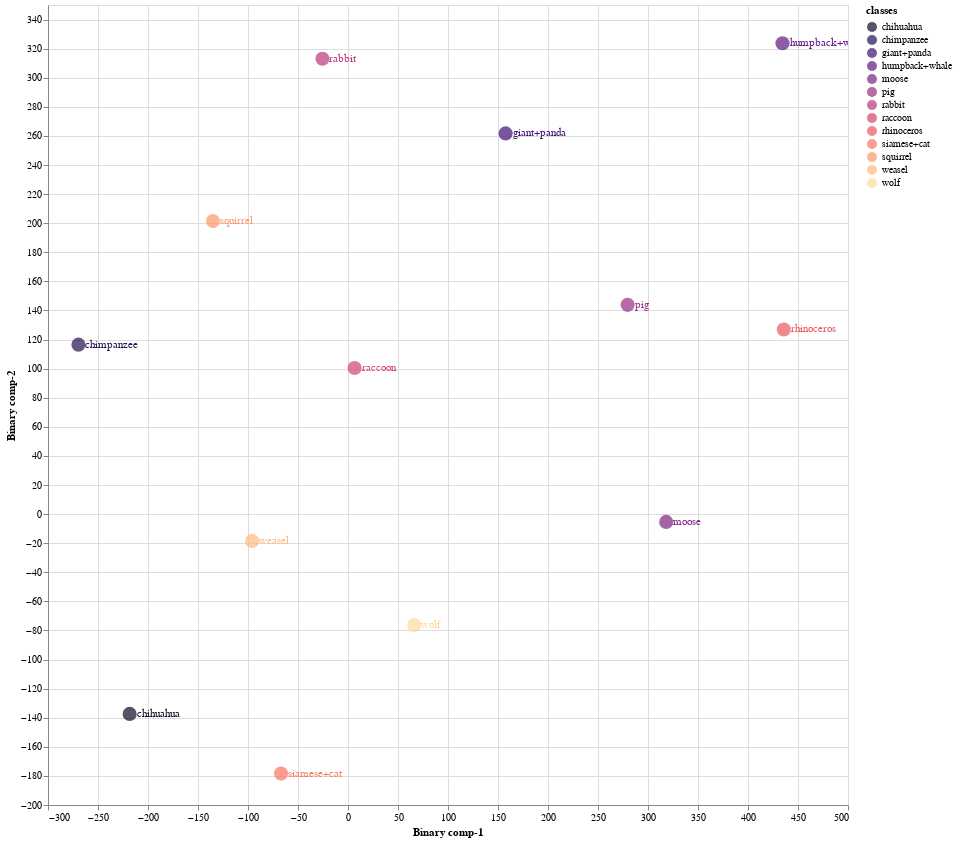
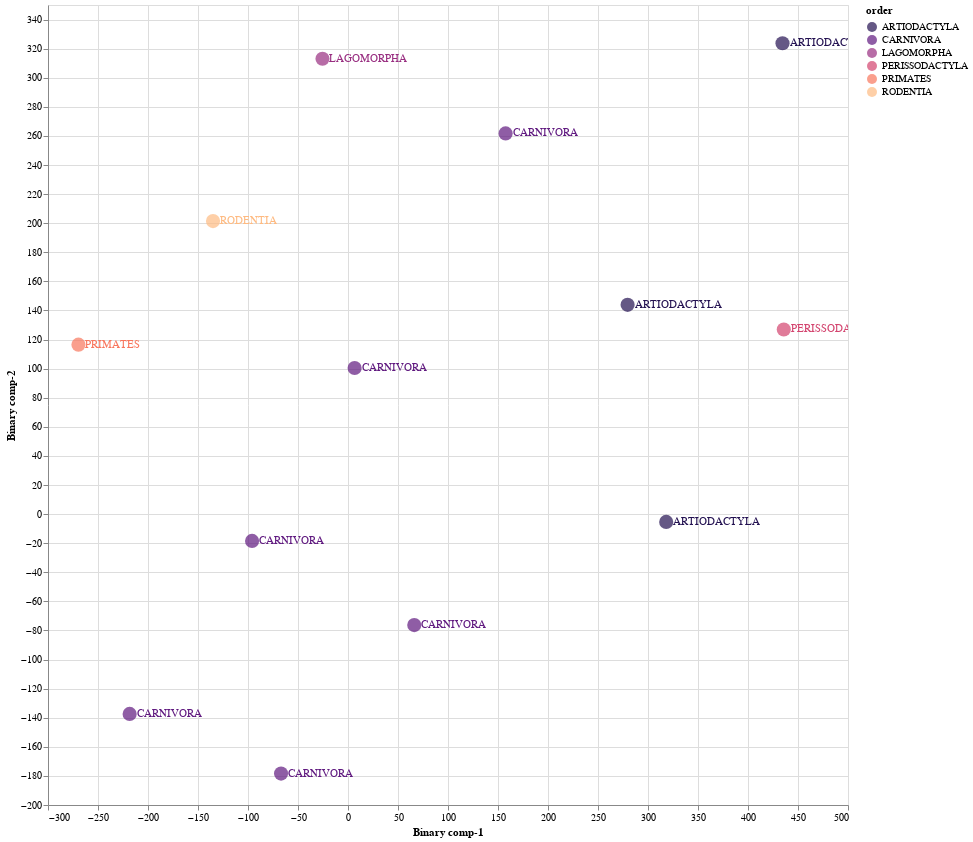

The code cell stored with these charts, in order, in its notebook:
### Markdown cell above
### 8.3 Train Validation Split 03

### Code cell
Train03 = CZSL(mode = "Train", 
               split = 3, 
               DNN = ProjectionNetwork1, 
               epochs = 20, 
               bs = 8, 
               numunits = 1024, 
               lr = 0.75, 
               optimiser = nn.ReLU(), 
               dropout = 0.2, 
               mom = 0, 
               wd = 0,  
               device = 'cuda', 
               checkpoint = CP3, 
               dist_type = 'cosine')

#mode
#1. "Train" - Use Train Val split
#2. "Test" - For Unseen Test Data

#split
# 1 -Train/Val Split 1
# 2 -Train/Val Split 2
# 3 -Train/Val Split 3

#pred_type
#1. "Probabilistic" - continous real numbers giving probability for prdiction to be 1
#2. "Deterministic" - 1 or 0 prediction values

#dist_type
#1. euclidean
#2. cosine
#3. hamming
#4. jaccard

### Figure 1 — Vega-Lite specification as saved in the notebook (floating-point values rounded to 4 significant figures)
{"config": {"view": {"continuousWidth": 400, "continuousHeight": 300}}, "layer": [{"mark": {"type": "circle", "size": 200}, "encoding": {"color": {"field": "classes", "scale": {"scheme": "Magma"}, "type": "nominal"}, "x": {"field": "Binary comp-1", "type": "quantitative"}, "y": {"field": "Binary comp-2", "type": "quantitative"}}, "height": 800, "selection": {"selector011": {"type": "interval", "bind": "scales", "encodings": ["x", "y"]}}, "width": 800}, {"mark": {"type": "text", "align": "left", "baseline": "middle", "dx": 7}, "encoding": {"color": {"field": "classes", "scale": {"scheme": "Magma"}, "type": "nominal"}, "text": {"field": "classes", "type": "nominal"}, "x": {"field": "Binary comp-1", "type": "quantitative"}, "y": {"field": "Binary comp-2", "type": "quantitative"}}, "height": 800, "width": 800}], "data": {"name": "data-1c7b214c498e25f70ef8a4634c2c7e2d"}, "$schema": "https://vega.github.io/schema/vega-lite/v4.17.0.json", "datasets": {"data-1c7b214c498e25f70ef8a4634c2c7e2d": [{"Binary comp-1": -66.94, "Binary comp-2": -178.4, "classes": "siamese+cat", "sciName": "Felis_catus", "animal_label": 10, "animal_class": "siamese+cat", "mainCommonName": "Domestic Cat", "otherCommonNames": "Cat", "class": "Mammalia", "infraclass": "Placentalia", "magnorder": "Boreoeutheria", "superorder": "Laurasiatheria", "order": "CARNIVORA", "suborder": "FELIFORMIA", "infraorder": "FELOIDEA", "parvorder": null, "superfamily": null, "family": "FELIDAE", "subfamily": "FELINAE", "tribe": null, "genus": "Felis"}, {"Binary comp-1": 318.2, "Binary comp-2": -5.353, "classes": "moose", "sciName": "Alces_alces", "animal_label": 16, "animal_class": "moose", "mainCommonName": "Moose", "otherCommonNames": "Elk|Eurasian Elk|Caucasian Moose", "class": "Mammalia", "infraclass": "Placentalia", "magnorder": "Boreoeutheria", "superorder": "Laurasiatheria", "order": "ARTIODACTYLA", "suborder": "RUMINANTIA", "infraorder": "PECORA", "parvorder": null, "superfamily": null, "family": "CERVIDAE", "subfamily": "CAPREOLINAE", "tribe": "ALCEINI", "genus": "Alces"}, {"Binary comp-1": 434.5, "Binary comp-2": 323.7, "classes": "humpback+whale", "sciName": "Megaptera_novaeangliae", "animal_label": 18, "animal_class": "humpback+whale", "mainCommonName": "Humpback Whale", "otherCommonNames": "Bunch Whale|Hump Whale|Hunchback Whale", "class": "Mammalia", "infraclass": "Placentalia", "magnorder": "Boreoeutheria", "superorder": "Laurasiatheria", "order": "ARTIODACTYLA", "suborder": "WHIPPOMORPHA", "infraorder": "CETACEA", "parvorder": "MYSTICETI", "superfamily": null, "family": "BALAENOPTERIDAE", "subfamily": null, "tribe": null, "genus": "Megaptera"}, {"Binary comp-1": -269.6, "Binary comp-2": 116.5, "classes": "chimpanzee", "sciName": "Pan_troglodytes", "animal_label": 25, "animal_class": "chimpanzee", "mainCommonName": "Chimpanzee", "otherCommonNames": "Chimpanzee|Common Chimpanzee|Robust Chimpanzee|Central Chimpanzee|Eastern Chimpanzee|Nigeria-Cameroon Chimpanzee|Western Chimpanzee", "class": "Mammalia", "infraclass": "Placentalia", "magnorder": "Boreoeutheria", "superorder": "Euarchontoglires", "order": "PRIMATES", "suborder": "HAPLORHINI", "infraorder": "SIMIIFORMES", "parvorder": "CATARRHINI", "superfamily": "HOMINOIDEA", "family": "HOMINIDAE", "subfamily": "HOMININAE", "tribe": null, "genus": "Pan"}, {"Binary comp-1": -135.0, "Binary comp-2": 201.4, "classes": "squirrel", "sciName": "Sciurus_aberti", "animal_label": 27, "animal_class": "squirrel", "mainCommonName": "Abert's Squirrel", "otherCommonNames": "Tassel-eared Squirrel|Kaibab Squirrel", "class": "Mammalia", "infraclass": "Placentalia", "magnorder": "Boreoeutheria", "superorder": "Euarchontoglires", "order": "RODENTIA", "suborder": "SCIUROMORPHA", "infraorder": null, "parvorder": null, "superfamily": null, "family": "SCIURIDAE", "subfamily": "SCIURINAE", "tribe": "SCIURINI", "genus": "Sciurus"}, {"Binary comp-1": 435.8, "Binary comp-2": 126.9, "classes": "rhinoceros", "sciName": "Rhinoceros_unicornis", "animal_label": 28, "animal_class": "rhinoceros", "mainCommonName": "Greater One-horned Rhinoceros", "otherCommonNames": "Indian Rhinoceros", "class": "Mammalia", "infraclass": "Placentalia", "magnorder": "Boreoeutheria", "superorder": "Laurasiatheria", "order": "PERISSODACTYLA", "suborder": "CERATOMORPHA", "infraorder": null, "parvorder": null, "superfamily": null, "family": "RHINOCEROTIDAE", "subfamily": null, "tribe": null, "genus": "Rhinoceros"}, {"Binary comp-1": -25.51, "Binary comp-2": 313.1, "classes": "rabbit", "sciName": "Pentalagus_furnessi", "animal_label": 29, "animal_class": "rabbit", "mainCommonName": "Amami Rabbit", "otherCommonNames": "Ryukyu Rabbit", "class": "Mammalia", "infraclass": "Placentalia", "magnorder": "Boreoeutheria", "superorder": "Euarchontoglires", "order": "LAGOMORPHA", "suborder": null, "infraorder": null, "parvorder": null, "superfamily": null, "family": "LEPORIDAE", "subfamily": null, "tribe": null, "genus": "Pentalagus"}, {"Binary comp-1": 66.28, "Binary comp-2": -76.3, "classes": "wolf", "sciName": "Canis_lupus", "animal_label": 32, "animal_class": "wolf", "mainCommonName": "Gray Wolf", "otherCommonNames": "Wolf|Timber Wolf|Tundra Wolf|Arctic Wolf", "class": "Mammalia", "infraclass": "Placentalia", "magnorder": "Boreoeutheria", "superorder": "Laurasiatheria", "order": "CARNIVORA", "suborder": "CANIFORMIA", "infraorder": "CANOIDEA", "parvorder": null, "superfamily": null, "family": "CANIDAE", "subfamily": null, "tribe": null, "genus": "Canis"}, {"Binary comp-1": -218.4, "Binary comp-2": -137.4, "classes": "chihuahua", "sciName": "Canis_familiaris", "animal_label": 33, "animal_class": "chihuahua", "mainCommonName": "Domestic Dog", "otherCommonNames": "Dog|Dingo|Feral Dog|New Guinea Singing Dog|Village Dog", "class": "Mammalia", "infraclass": "Placentalia", "magnorder": "Boreoeutheria", "superorder": "Laurasiatheria", "order": "CARNIVORA", "suborder": "CANIFORMIA", "infraorder": "CANOIDEA", "parvorder": null, "superfamily": null, "family": "CANIDAE", "subfamily": null, "tribe": null, "genus": "Canis"}, {"Binary comp-1": -95.91, "Binary comp-2": -18.46, "classes": "weasel", "sciName": "Poecilogale_albinucha", "animal_label": 35, "animal_class": "weasel", "mainCommonName": "African Striped Weasel", "otherCommonNames": null, "class": "Mammalia", "infraclass": "Placentalia", "magnorder": "Boreoeutheria", "superorder": "Laurasiatheria", "order": "CARNIVORA", "suborder": "CANIFORMIA", "infraorder": "ARCTOIDEA", "parvorder": null, "superfamily": "MUSTELOIDEA", "family": "MUSTELIDAE", "subfamily": "ICTONYCHINAE", "tribe": null, "genus": "Poecilogale"}, {"Binary comp-1": 157.6, "Binary comp-2": 261.7, "classes": "giant+panda", "sciName": "Ailuropoda_melanoleuca", "animal_label": 39, "animal_class": "giant+panda", "mainCommonName": "Giant Panda", "otherCommonNames": "Da Xiong Mao", "class": "Mammalia", "infraclass": "Placentalia", "magnorder": "Boreoeutheria", "superorder": "Laurasiatheria", "order": "CARNIVORA", "suborder": "CANIFORMIA", "infraorder": "ARCTOIDEA", "parvorder": null, "superfamily": "URSOIDEA", "family": "URSIDAE", "subfamily": "AILUROPODINAE", "tribe": null, "genus": "Ailuropoda"}, {"Binary comp-1": 279.6, "Binary comp-2": 143.9, "classes": "pig", "sciName": "Sus_domesticus", "animal_label": 42, "animal_class": "pig", "mainCommonName": "Domestic Pig", "otherCommonNames": "Hog|Pig|Swine", "class": "Mammalia", "infraclass": "Placentalia", "magnorder": "Boreoeutheria", "superorder": "Laurasiatheria", "order": "ARTIODACTYLA", "suborder": "SUINA", "infraorder": null, "parvorder": null, "superfamily": null, "family": "SUIDAE", "subfamily": null, "tribe": null, "genus": "Sus"}, {"Binary comp-1": 6.611, "Binary comp-2": 100.4, "classes": "raccoon", "sciName": "Procyon_lotor", "animal_label": 48, "animal_class": "raccoon", "mainCommonName": "Northern Raccoon", "otherCommonNames": "Common Raccoon", "class": "Mammalia", "infraclass": "Placentalia", "magnorder": "Boreoeutheria", "superorder": "Laurasiatheria", "order": "CARNIVORA", "suborder": "CANIFORMIA", "infraorder": "ARCTOIDEA", "parvorder": null, "superfamily": "MUSTELOIDEA", "family": "PROCYONIDAE", "subfamily": null, "tribe": null, "genus": "Procyon"}]}}

### Figure 2 — Vega-Lite specification as saved in the notebook (floating-point values rounded to 4 significant figures)
{"config": {"view": {"continuousWidth": 400, "continuousHeight": 300}}, "layer": [{"mark": {"type": "circle", "size": 200}, "encoding": {"color": {"field": "order", "scale": {"scheme": "Magma"}, "type": "nominal"}, "x": {"field": "Binary comp-1", "type": "quantitative"}, "y": {"field": "Binary comp-2", "type": "quantitative"}}, "height": 800, "selection": {"selector012": {"type": "interval", "bind": "scales", "encodings": ["x", "y"]}}, "width": 800}, {"mark": {"type": "text", "align": "left", "baseline": "middle", "dx": 7}, "encoding": {"color": {"field": "order", "scale": {"scheme": "Magma"}, "type": "nominal"}, "text": {"field": "order", "type": "nominal"}, "x": {"field": "Binary comp-1", "type": "quantitative"}, "y": {"field": "Binary comp-2", "type": "quantitative"}}, "height": 800, "width": 800}], "data": {"name": "data-1c7b214c498e25f70ef8a4634c2c7e2d"}, "$schema": "https://vega.github.io/schema/vega-lite/v4.17.0.json", "datasets": {"data-1c7b214c498e25f70ef8a4634c2c7e2d": [{"Binary comp-1": -66.94, "Binary comp-2": -178.4, "classes": "siamese+cat", "sciName": "Felis_catus", "animal_label": 10, "animal_class": "siamese+cat", "mainCommonName": "Domestic Cat", "otherCommonNames": "Cat", "class": "Mammalia", "infraclass": "Placentalia", "magnorder": "Boreoeutheria", "superorder": "Laurasiatheria", "order": "CARNIVORA", "suborder": "FELIFORMIA", "infraorder": "FELOIDEA", "parvorder": null, "superfamily": null, "family": "FELIDAE", "subfamily": "FELINAE", "tribe": null, "genus": "Felis"}, {"Binary comp-1": 318.2, "Binary comp-2": -5.353, "classes": "moose", "sciName": "Alces_alces", "animal_label": 16, "animal_class": "moose", "mainCommonName": "Moose", "otherCommonNames": "Elk|Eurasian Elk|Caucasian Moose", "class": "Mammalia", "infraclass": "Placentalia", "magnorder": "Boreoeutheria", "superorder": "Laurasiatheria", "order": "ARTIODACTYLA", "suborder": "RUMINANTIA", "infraorder": "PECORA", "parvorder": null, "superfamily": null, "family": "CERVIDAE", "subfamily": "CAPREOLINAE", "tribe": "ALCEINI", "genus": "Alces"}, {"Binary comp-1": 434.5, "Binary comp-2": 323.7, "classes": "humpback+whale", "sciName": "Megaptera_novaeangliae", "animal_label": 18, "animal_class": "humpback+whale", "mainCommonName": "Humpback Whale", "otherCommonNames": "Bunch Whale|Hump Whale|Hunchback Whale", "class": "Mammalia", "infraclass": "Placentalia", "magnorder": "Boreoeutheria", "superorder": "Laurasiatheria", "order": "ARTIODACTYLA", "suborder": "WHIPPOMORPHA", "infraorder": "CETACEA", "parvorder": "MYSTICETI", "superfamily": null, "family": "BALAENOPTERIDAE", "subfamily": null, "tribe": null, "genus": "Megaptera"}, {"Binary comp-1": -269.6, "Binary comp-2": 116.5, "classes": "chimpanzee", "sciName": "Pan_troglodytes", "animal_label": 25, "animal_class": "chimpanzee", "mainCommonName": "Chimpanzee", "otherCommonNames": "Chimpanzee|Common Chimpanzee|Robust Chimpanzee|Central Chimpanzee|Eastern Chimpanzee|Nigeria-Cameroon Chimpanzee|Western Chimpanzee", "class": "Mammalia", "infraclass": "Placentalia", "magnorder": "Boreoeutheria", "superorder": "Euarchontoglires", "order": "PRIMATES", "suborder": "HAPLORHINI", "infraorder": "SIMIIFORMES", "parvorder": "CATARRHINI", "superfamily": "HOMINOIDEA", "family": "HOMINIDAE", "subfamily": "HOMININAE", "tribe": null, "genus": "Pan"}, {"Binary comp-1": -135.0, "Binary comp-2": 201.4, "classes": "squirrel", "sciName": "Sciurus_aberti", "animal_label": 27, "animal_class": "squirrel", "mainCommonName": "Abert's Squirrel", "otherCommonNames": "Tassel-eared Squirrel|Kaibab Squirrel", "class": "Mammalia", "infraclass": "Placentalia", "magnorder": "Boreoeutheria", "superorder": "Euarchontoglires", "order": "RODENTIA", "suborder": "SCIUROMORPHA", "infraorder": null, "parvorder": null, "superfamily": null, "family": "SCIURIDAE", "subfamily": "SCIURINAE", "tribe": "SCIURINI", "genus": "Sciurus"}, {"Binary comp-1": 435.8, "Binary comp-2": 126.9, "classes": "rhinoceros", "sciName": "Rhinoceros_unicornis", "animal_label": 28, "animal_class": "rhinoceros", "mainCommonName": "Greater One-horned Rhinoceros", "otherCommonNames": "Indian Rhinoceros", "class": "Mammalia", "infraclass": "Placentalia", "magnorder": "Boreoeutheria", "superorder": "Laurasiatheria", "order": "PERISSODACTYLA", "suborder": "CERATOMORPHA", "infraorder": null, "parvorder": null, "superfamily": null, "family": "RHINOCEROTIDAE", "subfamily": null, "tribe": null, "genus": "Rhinoceros"}, {"Binary comp-1": -25.51, "Binary comp-2": 313.1, "classes": "rabbit", "sciName": "Pentalagus_furnessi", "animal_label": 29, "animal_class": "rabbit", "mainCommonName": "Amami Rabbit", "otherCommonNames": "Ryukyu Rabbit", "class": "Mammalia", "infraclass": "Placentalia", "magnorder": "Boreoeutheria", "superorder": "Euarchontoglires", "order": "LAGOMORPHA", "suborder": null, "infraorder": null, "parvorder": null, "superfamily": null, "family": "LEPORIDAE", "subfamily": null, "tribe": null, "genus": "Pentalagus"}, {"Binary comp-1": 66.28, "Binary comp-2": -76.3, "classes": "wolf", "sciName": "Canis_lupus", "animal_label": 32, "animal_class": "wolf", "mainCommonName": "Gray Wolf", "otherCommonNames": "Wolf|Timber Wolf|Tundra Wolf|Arctic Wolf", "class": "Mammalia", "infraclass": "Placentalia", "magnorder": "Boreoeutheria", "superorder": "Laurasiatheria", "order": "CARNIVORA", "suborder": "CANIFORMIA", "infraorder": "CANOIDEA", "parvorder": null, "superfamily": null, "family": "CANIDAE", "subfamily": null, "tribe": null, "genus": "Canis"}, {"Binary comp-1": -218.4, "Binary comp-2": -137.4, "classes": "chihuahua", "sciName": "Canis_familiaris", "animal_label": 33, "animal_class": "chihuahua", "mainCommonName": "Domestic Dog", "otherCommonNames": "Dog|Dingo|Feral Dog|New Guinea Singing Dog|Village Dog", "class": "Mammalia", "infraclass": "Placentalia", "magnorder": "Boreoeutheria", "superorder": "Laurasiatheria", "order": "CARNIVORA", "suborder": "CANIFORMIA", "infraorder": "CANOIDEA", "parvorder": null, "superfamily": null, "family": "CANIDAE", "subfamily": null, "tribe": null, "genus": "Canis"}, {"Binary comp-1": -95.91, "Binary comp-2": -18.46, "classes": "weasel", "sciName": "Poecilogale_albinucha", "animal_label": 35, "animal_class": "weasel", "mainCommonName": "African Striped Weasel", "otherCommonNames": null, "class": "Mammalia", "infraclass": "Placentalia", "magnorder": "Boreoeutheria", "superorder": "Laurasiatheria", "order": "CARNIVORA", "suborder": "CANIFORMIA", "infraorder": "ARCTOIDEA", "parvorder": null, "superfamily": "MUSTELOIDEA", "family": "MUSTELIDAE", "subfamily": "ICTONYCHINAE", "tribe": null, "genus": "Poecilogale"}, {"Binary comp-1": 157.6, "Binary comp-2": 261.7, "classes": "giant+panda", "sciName": "Ailuropoda_melanoleuca", "animal_label": 39, "animal_class": "giant+panda", "mainCommonName": "Giant Panda", "otherCommonNames": "Da Xiong Mao", "class": "Mammalia", "infraclass": "Placentalia", "magnorder": "Boreoeutheria", "superorder": "Laurasiatheria", "order": "CARNIVORA", "suborder": "CANIFORMIA", "infraorder": "ARCTOIDEA", "parvorder": null, "superfamily": "URSOIDEA", "family": "URSIDAE", "subfamily": "AILUROPODINAE", "tribe": null, "genus": "Ailuropoda"}, {"Binary comp-1": 279.6, "Binary comp-2": 143.9, "classes": "pig", "sciName": "Sus_domesticus", "animal_label": 42, "animal_class": "pig", "mainCommonName": "Domestic Pig", "otherCommonNames": "Hog|Pig|Swine", "class": "Mammalia", "infraclass": "Placentalia", "magnorder": "Boreoeutheria", "superorder": "Laurasiatheria", "order": "ARTIODACTYLA", "suborder": "SUINA", "infraorder": null, "parvorder": null, "superfamily": null, "family": "SUIDAE", "subfamily": null, "tribe": null, "genus": "Sus"}, {"Binary comp-1": 6.611, "Binary comp-2": 100.4, "classes": "raccoon", "sciName": "Procyon_lotor", "animal_label": 48, "animal_class": "raccoon", "mainCommonName": "Northern Raccoon", "otherCommonNames": "Common Raccoon", "class": "Mammalia", "infraclass": "Placentalia", "magnorder": "Boreoeutheria", "superorder": "Laurasiatheria", "order": "CARNIVORA", "suborder": "CANIFORMIA", "infraorder": "ARCTOIDEA", "parvorder": null, "superfamily": "MUSTELOIDEA", "family": "PROCYONIDAE", "subfamily": null, "tribe": null, "genus": "Procyon"}]}}
